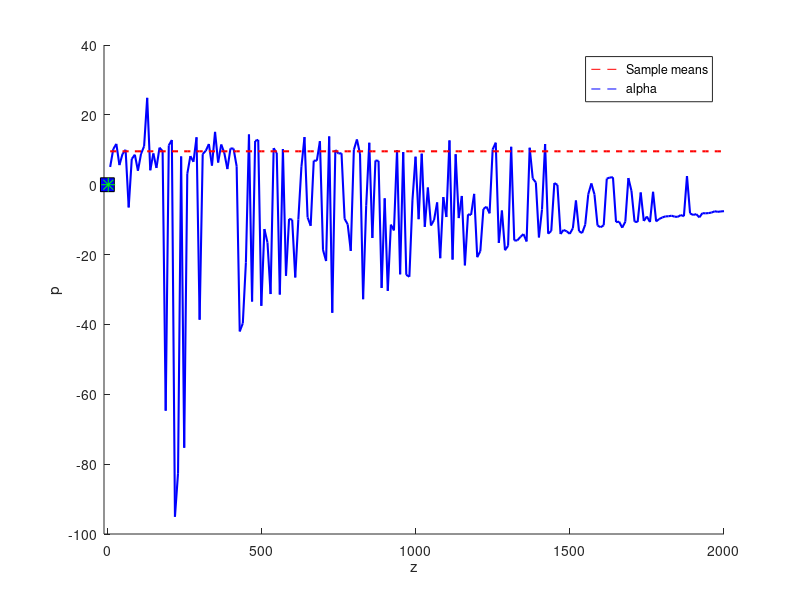

This figure's MATLAB source: (Note: this script raises an error after producing the figure.)
%% Exercise 1.3
p_c0 = @(z)((1-z.^2)./((3.*z+1).*(z+1)));
p_c1 = @(z)(z./((3.*z+1)./4));
z = linspace(0,1,100);

figure; hold on; 
plot(z,p_c0(z),'r--')
plot(z,p_c1(z),'b--')
legend('p(c=0|z)','p(c=1|z)')
xlabel('z')
ylabel('p')


%% Exercise 3 part 1.4
D = [3.6 7.7 -2.6 4.9 -2.3 0.2 -7.3 4.4 7.3 -5.7];
alpha = linspace(-10,10,1001);
p = @(x,alpha)(2./(pi.*(4+(x-alpha).^2)));
p_a = zeros([1,1001]);
i=1;
for a = alpha
    p_a(i) = prod(p(D,a));
    i=i+1;
end
hold on; 
plot(alpha,p_a)
plot(D, zeros(size(D)),'r.', 'MarkerSize',20)
plot(mean(D), 0,'ks','Markersize',10,'MarkerFaceColor','b')
[y,i] = max(p_a); 
plot(alpha(i),0,'g*','Markersize',10)
legend('p(a|D,b=2)', 'Data','Mean data','alpha max posterior')
hold off; 
%% Exercise 3 part 2
alpha = 10.*rand;
beta = 2 + 2.*rand;
theta = -pi/2 + pi.*rand(500,1);

D = (beta*tan(theta))+alpha;
means = zeros(200,1);
j=1;
thetas = -pi/2 + pi.*rand(2000,1);
for i = 1:10:2000
    theta = datasample(thetas,i,'Replace',false);
    D = (beta*tan(theta))+alpha;
    means(j) = mean(D);
    j=j+1;
end

close all; hold on;
plot(10:10:2000,means,'b-','LineWidth',1.5)
xlim([-10,2000])
plot(10:10:2000,ones(200,1)*alpha,'r--','LineWidth',1.5)
legend('Sample means','alpha')
hold off;

%% Exercise 3 part 3
theta = -pi+0.01/2 + pi-0.01.*rand(500,1);
D = (beta*tan(theta))+alpha;

alphas = linspace(-10,10,100);
betas = linspace(0,5,100); 
LL = zeros(100,100);
L = zeros(100,100); 
for i = 1:100
    for j = 1:100
        LL(i,j) = loglikelihood(D(1:3),alphas(i),betas(j));
        L(i,j) = likelihood(D(1:3),alphas(i),betas(j));
    end
end
close all; 
figure; hold on; 
surf(alphas,betas,LL)
xlabel('Alpha')
ylabel('Beta')
title('loglikelihood')
hold off; 

figure; hold on; 
surf(alphas,betas,L)
xlabel('Alpha')
ylabel('Beta')
title('likelihood')
hold off; 
